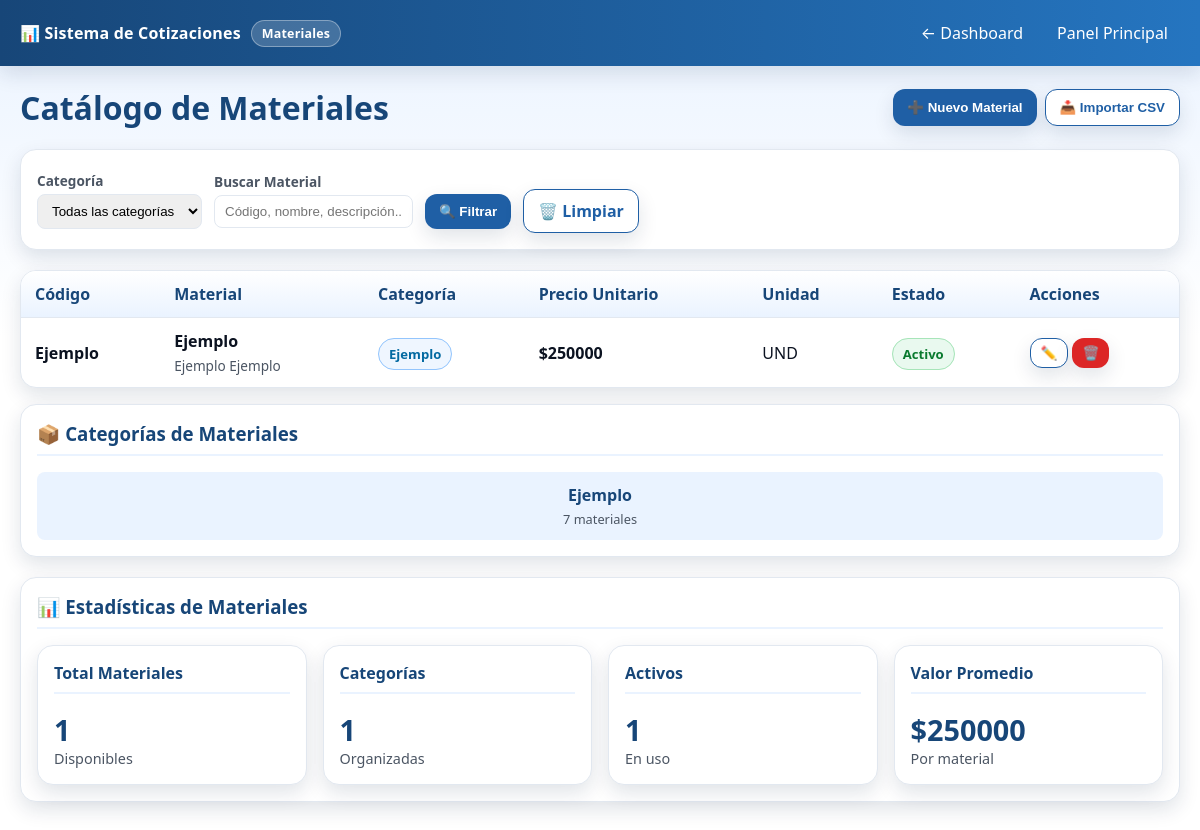
Screenshot of /cotizaciones/materiales/ (signed in) with the database file from the repository.
### cotizaciones/models.py (models this page shows, shortened)
class Material(models.Model):
    codigo = models.CharField(max_length=50, unique=True)
    nombre = models.CharField(max_length=200)
    descripcion = models.TextField(blank=True, null=True)
    precio_unitario = models.DecimalField(max_digits=10, decimal_places=2, validators=[MinValueValidator(0)])
    unidad = models.CharField(max_length=50, default='UND')
    categoria = models.CharField(max_length=100, blank=True, null=True)
    activo = models.BooleanField(default=True)
    class Meta:
        ordering = ['categoria', 'nombre']

### cotizaciones/views.py (the view)
# urls.py: path('materiales/', views.gestionar_materiales, name='gestionar_materiales'),
@login_required
def gestionar_materiales(request):
    materiales = Material.objects.all().order_by('categoria', 'nombre')
    busqueda = request.GET.get('busqueda', '')
    categoria_filtro = request.GET.get('categoria', '')
    if busqueda:
        materiales = materiales.filter(
            Q(nombre__icontains=busqueda) |
            Q(codigo__icontains=busqueda) |
            Q(descripcion__icontains=busqueda)
        )
    if categoria_filtro:
        materiales = materiales.filter(categoria=categoria_filtro)
    categorias = Material.objects.values_list('categoria', flat=True).distinct().order_by('categoria')
    categorias = [cat for cat in categorias if cat]  # Filtrar valores vacíos
    materiales_activos = materiales.filter(activo=True).count()
    precio_promedio = materiales.aggregate(promedio=models.Avg('precio_unitario'))['promedio'] or 0
    paginator = Paginator(materiales, 20)
    page = request.GET.get('page')
    materiales = paginator.get_page(page)
    return render(request, 'cotizaciones/gestionar_materiales.html', {
        'materiales': materiales,
        'categorias': categorias,
        'busqueda': busqueda,
        'categoria_filtro': categoria_filtro,
        'materiales_activos': materiales_activos,
        'precio_promedio': precio_promedio,
    })

### cotizaciones/templates/cotizaciones/gestionar_materiales.html (shortened to what this page needs)
{% load static %}
<!DOCTYPE html>
<html lang="es">
<head>
  <link rel="stylesheet" href="{% static 'cotizaciones/css/style.css' %}">
</head>
<body>
  <div class="topbar">
    <div class="logo">
      📊 Sistema de Cotizaciones
      <span class="badge">Materiales</span>
    </div>
    <div class="user-menu">
      <a href="{% url 'cotizaciones:dashboard' %}">← Dashboard</a>
      <a href="{% url 'home:panel_empleados' %}">Panel Principal</a>
    </div>
  </div>
  <div class="container">
    <div class="actions">
      <div class="actions-left">
        <h1 style="margin: 0; color: var(--azul-700);">Catálogo de Materiales</h1>
      </div>
      <div class="actions-right">
        <button type="button" class="btn" onclick="mostrarModal('modal-material')">
          ➕ Nuevo Material
        </button>
        <button type="button" class="btn secondary" onclick="importarMateriales()">
          📥 Importar CSV
        </button>
      </div>
    </div>
    <div class="filters">
      <form method="get" style="display: contents;">
        <div class="filter-group">
          <label for="categoria">Categoría</label>
          <select id="categoria" name="categoria">
            <option value="">Todas las categorías</option>
          </select>
        </div>
        <div class="filter-group">
          <label for="busqueda">Buscar Material</label>
          <input type="text" id="busqueda" name="busqueda" value="{{ busqueda }}"
                 placeholder="Código, nombre, descripción...">
        </div>
        <div class="filter-group">
          <label>&nbsp;</label>
          <button type="submit" class="btn">🔍 Filtrar</button>
        </div>
        <div class="filter-group">
          <label>&nbsp;</label>
          <a href="{% url 'cotizaciones:gestionar_materiales' %}" class="btn secondary">🗑️ Limpiar</a>
        </div>
      </form>
    </div>
    <div class="table-wrap">
      <table id="tabla-materiales">
        <thead>
          <tr>
            <th>Código</th>
            <th>Material</th>
            <th>Categoría</th>
            <th>Precio Unitario</th>
            <th>Unidad</th>
            <th>Estado</th>
            <th>Acciones</th>
          </tr>
        </thead>
        <tbody>
          {% for material in materiales %}
          <tr>
            <td><strong>{{ material.codigo }}</strong></td>
            <td>
              <strong>{{ material.nombre }}</strong>
              {% if material.descripcion %}
              <div style="font-size: 0.85rem; color: var(--gris-600); margin-top: 4px;">
                {{ material.descripcion|truncatewords:15 }}
              </div>
              {% endif %}
            </td>
            <td>
              {% if material.categoria %}
                <span class="pill enviada">{{ material.categoria }}</span>
              {% else %}
                <span class="pill borrador">Sin categoría</span>
              {% endif %}
            </td>
            <td><strong>${{ material.precio_unitario|floatformat:0 }}</strong></td>
            <td>{{ material.unidad }}</td>
            <td>
              <span class="pill {% if material.activo %}activo{% else %}inactivo{% endif %}">
                {% if material.activo %}Activo{% else %}Inactivo{% endif %}
              </span>
            </td>
            <td>
              <div style="display: flex; gap: 4px;">
                <button type="button" class="btn small secondary"
                        onclick="editarMaterial({{ material.id }})" title="Editar">
                  ✏️
                </button>
                <button type="button" class="btn small danger"
                        onclick="eliminarMaterial({{ material.id }}, '{{ material.nombre }}')" title="Eliminar">
                  🗑️
                </button>
              </div>
            </td>
          </tr>
          {% endfor %}
        </tbody>
      </table>
    </div>
    <div class="card">
      <h3>📦 Categorías de Materiales</h3>
      <div style="display: grid; grid-template-columns: repeat(auto-fit, minmax(150px, 1fr)); gap: 12px;">
        {% for categoria in categorias %}
        <div style="background: var(--azul-100); padding: 12px; border-radius: 8px; border: 1px solid var(--azul-300); text-align: center;">
          <strong style="color: var(--azul-700);">{{ categoria }}</strong>
          <div style="font-size: 0.8rem; color: var(--gris-600); margin-top: 4px;">
            {{ categoria|length }} materiales
          </div>
        </div>
        {% empty %}
        <div style="text-align: center; color: var(--gris-600);">
          Las categorías se crean automáticamente al agregar materiales.
        </div>
        {% endfor %}
      </div>
    </div>
    <div class="card">
      <h3>📊 Estadísticas de Materiales</h3>
      <div class="cards" style="margin: 0;">
        <div class="card" style="margin: 0;">
          <h4>Total Materiales</h4>
          <div class="kpi">{{ materiales|length }}</div>
          <div class="muted">Disponibles</div>
        </div>
        <div class="card" style="margin: 0;">
          <h4>Categorías</h4>
          <div class="kpi">{{ categorias|length }}</div>
          <div class="muted">Organizadas</div>
        </div>
        <div class="card" style="margin: 0;">
          <h4>Activos</h4>
          <div class="kpi">{{ materiales_activos|default:0 }}</div>
          <div class="muted">En uso</div>
        </div>
        <div class="card" style="margin: 0;">
          <h4>Valor Promedio</h4>
          <div class="kpi">${{ precio_promedio|default:0|floatformat:0 }}</div>
          <div class="muted">Por material</div>
        </div>
      </div>
    </div>
  </div>
</body>
</html>

### cotizaciones/static/cotizaciones/css/style.css (style rules this page uses)
:root { --azul-900:#0a2342; --azul-700:#174678; --azul-600:#1f5fa5; --azul-500:#2575c0; --azul-100:#eaf3ff; --blanco:#ffffff; --gris-100:#f5f7fb; --gris-300:#e2e8f0; --gris-600:#4b5563; --verde-600:#059669; --rojo-600:#dc2626; --naranja-600:#ea580c; --shadow: 0 8px 20px rgba(10,35,66,.12); --radius:16px; }
* { box-sizing:border-box }
body { margin:0; font-family: system-ui, -apple-system, Segoe UI, Roboto, "Helvetica Neue", Arial, "Noto Sans", "Apple Color Emoji", "Segoe UI Emoji", "Segoe UI Symbol"; color:#0b1220; background: linear-gradient(180deg, var(--azul-100), #fff 40%); min-height:100vh; }
.topbar { position: sticky; top:0; z-index:10; display:flex; align-items:center; gap:12px; padding:14px 20px; background: linear-gradient(90deg, var(--azul-700), var(--azul-500)); color:var(--blanco); box-shadow: var(--shadow); }
.topbar .logo { display:flex; align-items:center; gap:10px; font-weight:700; letter-spacing:.2px; }
.badge { background: rgba(255,255,255,.18); border:1px solid rgba(255,255,255,.35); padding:4px 10px; border-radius:999px; font-size:.78rem; }
.user-menu { display:flex; align-items:center; gap:10px; }
.user-menu a { color:#fff; text-decoration:none; padding:8px 12px; border-radius:8px; }
.container { max-width: 1200px; margin: 0 auto; padding: 20px; }
.cards { display:grid; grid-template-columns: repeat(4,1fr); gap:16px; }
.card { background:#fff; border:1px solid var(--gris-300); border-radius: var(--radius); padding:16px; box-shadow: var(--shadow); margin-bottom: 20px; }
.card h3, .card h4 { margin:0 0 16px; color:var(--azul-700); border-bottom: 2px solid var(--azul-100); padding-bottom: 8px; }
.kpi { font-size:1.8rem; font-weight:800; color: var(--azul-700) }
.muted { color: var(--gris-600); font-size:.9rem }
.actions { display:flex; gap:8px; flex-wrap:wrap; align-items:center; justify-content:space-between; margin-bottom: 20px; }
.actions-left { display:flex; gap:8px; flex-wrap:wrap; align-items:center; }
.actions-right { display:flex; gap:8px; flex-wrap:wrap }
.btn { border:0; padding:10px 14px; border-radius:12px; cursor:pointer; font-weight:600; background: var(--azul-600); color:#fff; box-shadow: var(--shadow); text-decoration:none; display:inline-flex; align-items:center; gap:6px; transition:all .2s; }
.btn.secondary { background:#fff; color: var(--azul-600); border:1px solid var(--azul-600); }
.btn.danger { background:var(--rojo-600) }
.btn.small { padding:6px 10px; font-size:.85rem }
.filters { background:#fff; border:1px solid var(--gris-300); border-radius: var(--radius); padding:16px; box-shadow: var(--shadow); display:flex; gap:12px; flex-wrap:wrap; align-items:center; margin-bottom: 20px; }
.filter-group { display:flex; flex-direction:column; gap:4px; }
.filter-group label { font-size:.85rem; font-weight:600; color:var(--gris-600) }
.filter-group select, .filter-group input { padding:8px 10px; border:1px solid var(--gris-300); border-radius:8px; outline:none; }
.table-wrap { background:#fff; border:1px solid var(--gris-300); border-radius: var(--radius); box-shadow: var(--shadow); overflow:auto; margin-bottom: 16px; }
table { width:100%; border-collapse:collapse; min-width:600px; }
th, td { padding:12px 14px; text-align:left; border-bottom:1px solid var(--gris-300); }
thead th { background: linear-gradient(0deg, var(--azul-100), #fff); color: var(--azul-700); font-weight:700; position:sticky; top:0; z-index:1; }
tbody tr:last-child td { border-bottom: none; }
.pill { padding:6px 10px; border-radius:999px; font-size:.82rem; border:1px solid; font-weight:600; }
.pill.enviada { color:#0369a1; border-color:#93c5fd; background:#eff6ff }
.pill.activo { color:#0a7a2f; border-color:#a7e5b9; background:#e9f9ef }

### rows the page displays
Material: codigo "Ejemplo", nombre "Ejemplo", descripcion "Ejemplo Ejemplo", categoria "Ejemplo", precio_unitario "250000", unidad "UND", activo "Activo"

### other values shown
{{ categoria }} "Ejemplo"
{{ categoria|length }} "7"
{{ materiales|length }} "1"
{{ categorias|length }} "1"
{{ materiales_activos|default:0 }} "1"
{{ precio_promedio|default:0|floatformat:0 }} "250000"
